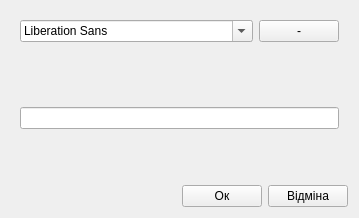
<?xml version="1.0" encoding="UTF-8"?>
<ui version="4.0">
 <class>DepartmentRepairForm</class>
 <widget class="QWidget" name="DepartmentRepairForm">
  <property name="geometry">
   <rect>
    <x>0</x>
    <y>0</y>
    <width>359</width>
    <height>218</height>
   </rect>
  </property>
  <property name="windowTitle">
   <string>Form</string>
  </property>
  <layout class="QVBoxLayout" name="verticalLayout">
   <item>
    <widget class="QWidget" name="widget" native="true">
     <property name="sizePolicy">
      <sizepolicy hsizetype="Minimum" vsizetype="Maximum">
       <horstretch>0</horstretch>
       <verstretch>0</verstretch>
      </sizepolicy>
     </property>
     <layout class="QHBoxLayout" name="horizontalLayout">
      <item>
       <widget class="QFontComboBox" name="findComboBox"/>
      </item>
      <item>
       <widget class="QPushButton" name="ButtonDelete">
        <property name="sizePolicy">
         <sizepolicy hsizetype="Maximum" vsizetype="Fixed">
          <horstretch>0</horstretch>
          <verstretch>0</verstretch>
         </sizepolicy>
        </property>
        <property name="text">
         <string>-</string>
        </property>
       </widget>
      </item>
     </layout>
    </widget>
   </item>
   <item>
    <widget class="QWidget" name="widget_2" native="true">
     <property name="sizePolicy">
      <sizepolicy hsizetype="Expanding" vsizetype="Expanding">
       <horstretch>0</horstretch>
       <verstretch>0</verstretch>
      </sizepolicy>
     </property>
     <layout class="QVBoxLayout" name="verticalLayout_2">
      <item>
       <widget class="QLineEdit" name="lineEditInput"/>
      </item>
     </layout>
    </widget>
   </item>
   <item>
    <widget class="QWidget" name="widget_3" native="true">
     <layout class="QHBoxLayout" name="horizontalLayout_2">
      <property name="leftMargin">
       <number>0</number>
      </property>
      <property name="topMargin">
       <number>0</number>
      </property>
      <property name="rightMargin">
       <number>0</number>
      </property>
      <property name="bottomMargin">
       <number>0</number>
      </property>
      <item>
       <spacer name="horizontalSpacer">
        <property name="orientation">
         <enum>Qt::Horizontal</enum>
        </property>
        <property name="sizeHint" stdset="0">
         <size>
          <width>160</width>
          <height>20</height>
         </size>
        </property>
       </spacer>
      </item>
      <item>
       <widget class="QPushButton" name="ButtonOk">
        <property name="text">
         <string>Ок</string>
        </property>
       </widget>
      </item>
      <item>
       <widget class="QPushButton" name="ButtonCancel">
        <property name="text">
         <string>Відміна</string>
        </property>
       </widget>
      </item>
     </layout>
    </widget>
   </item>
  </layout>
 </widget>
 <resources/>
 <connections/>
</ui>
